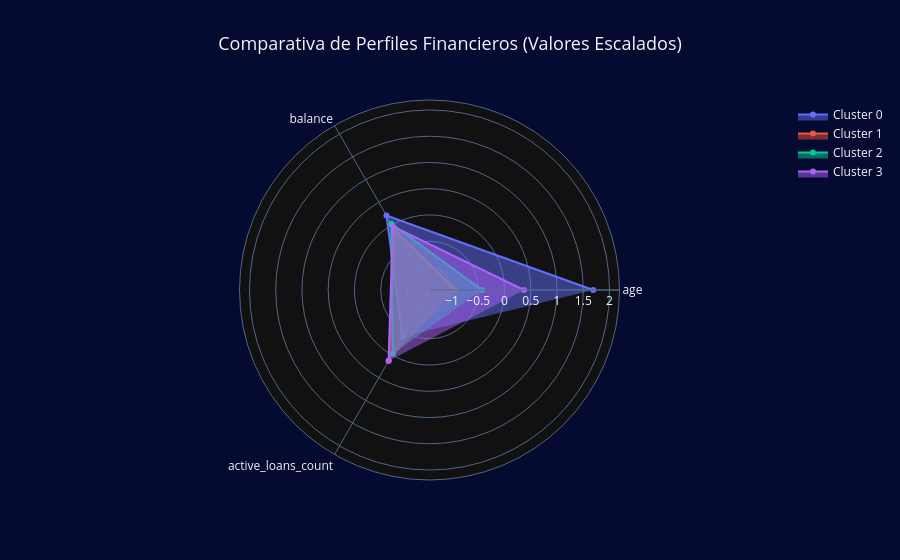

Notebook code for this chart:
### Markdown cell above
## 5.1. Comparativa de Perfiles (Radar Chart)
Comparación simultánea de las medias escaladas para identificar fortalezas y debilidades de cada segmento.

### Code cell
import plotly.graph_objects as go

categorias_radar = variables_heatmap
fig_radar = go.Figure()

for cluster_id in sorted(tabla_escalada.index):
    fig_radar.add_trace(go.Scatterpolar(
        r=tabla_escalada.loc[cluster_id].values,
        theta=categorias_radar,
        fill='toself',
        name=f'Cluster {cluster_id}'
    ))

fig_radar.update_layout(
    polar=dict(
        radialaxis=dict(
            visible=True,
            range=[tabla_escalada.min().min() - 0.5, tabla_escalada.max().max() + 0.5]
        )),
    showlegend=True,
    title=dict(
        text="Comparativa de Perfiles Financieros (Valores Escalados)",
        x=0.5,
        font=dict(size=18)
    ),
    template="custom"
)

fig_radar.show()

### Figure 1 — Plotly figure (JSON) as saved in the notebook; plotly's stock layout.template omitted (floating-point values rounded to 4 significant figures)
{"data": [{"fill": "toself", "name": "Cluster 0", "r": [1.69, 0.21, -0.4], "theta": ["age", "balance", "active_loans_count"], "type": "scatterpolar"}, {"fill": "toself", "name": "Cluster 1", "r": [-0.93, -0.12, 0.12], "theta": ["age", "balance", "active_loans_count"], "type": "scatterpolar"}, {"fill": "toself", "name": "Cluster 2", "r": [-0.43, 0.03, -0.03], "theta": ["age", "balance", "active_loans_count"], "type": "scatterpolar"}, {"fill": "toself", "name": "Cluster 3", "r": [0.37, -0.03, 0.13], "theta": ["age", "balance", "active_loans_count"], "type": "scatterpolar"}], "layout": {"polar": {"radialaxis": {"visible": true, "range": [-1.43, 2.19]}}, "title": {"font": {"size": 18}, "text": "Comparativa de Perfiles Financieros (Valores Escalados)", "x": 0.5}, "showlegend": true}}
